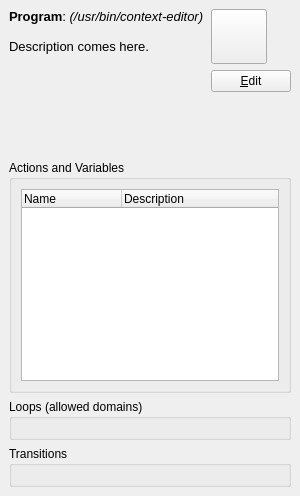
<?xml version="1.0" encoding="UTF-8"?>
<ui version="4.0">
 <class>AppInfoDock</class>
 <widget class="QDockWidget" name="AppInfoDock">
  <property name="geometry">
   <rect>
    <x>0</x>
    <y>0</y>
    <width>300</width>
    <height>496</height>
   </rect>
  </property>
  <property name="minimumSize">
   <size>
    <width>200</width>
    <height>0</height>
   </size>
  </property>
  <property name="windowTitle">
   <string>Program Info</string>
  </property>
  <widget class="QWidget" name="dockWidgetContents">
   <layout class="QGridLayout" name="gridLayout">
    <item row="3" column="0" colspan="3">
     <widget class="QGroupBox" name="actionsGroupBox">
      <property name="title">
       <string>Actions and Variables</string>
      </property>
      <layout class="QVBoxLayout" name="verticalLayout_4">
       <item>
        <widget class="QTreeWidget" name="actionsTree">
         <column>
          <property name="text">
           <string>Name</string>
          </property>
         </column>
         <column>
          <property name="text">
           <string>Description</string>
          </property>
         </column>
        </widget>
       </item>
      </layout>
     </widget>
    </item>
    <item row="4" column="0" colspan="3">
     <widget class="QGroupBox" name="loopsGroupBox">
      <property name="title">
       <string>Loops (allowed domains)</string>
      </property>
      <layout class="QVBoxLayout" name="verticalLayout"/>
     </widget>
    </item>
    <item row="5" column="0" colspan="3">
     <widget class="QGroupBox" name="transitionsGroupBox">
      <property name="title">
       <string>Transitions</string>
      </property>
      <layout class="QVBoxLayout" name="verticalLayout_2"/>
     </widget>
    </item>
    <item row="0" column="2">
     <widget class="QToolButton" name="iconButton">
      <property name="enabled">
       <bool>true</bool>
      </property>
      <property name="text">
       <string/>
      </property>
      <property name="iconSize">
       <size>
        <width>48</width>
        <height>48</height>
       </size>
      </property>
     </widget>
    </item>
    <item row="0" column="0" rowspan="3" colspan="2">
     <widget class="QLabel" name="descriptionLabel">
      <property name="text">
       <string>&lt;!DOCTYPE HTML PUBLIC &quot;-//W3C//DTD HTML 4.0//EN&quot; &quot;http://www.w3.org/TR/REC-html40/strict.dtd&quot;&gt;
&lt;html&gt;&lt;head&gt;&lt;meta name=&quot;qrichtext&quot; content=&quot;1&quot; /&gt;&lt;style type=&quot;text/css&quot;&gt;
p, li { white-space: pre-wrap; }
&lt;/style&gt;&lt;/head&gt;&lt;body style=&quot; font-family:'Droid Sans'; font-size:10pt; font-weight:400; font-style:normal;&quot;&gt;
&lt;p style=&quot; margin-top:0px; margin-bottom:0px; margin-left:0px; margin-right:0px; -qt-block-indent:0; text-indent:0px;&quot;&gt;&lt;span style=&quot; font-weight:600;&quot;&gt;Program&lt;/span&gt;: &lt;span style=&quot; font-style:italic;&quot;&gt;(/usr/bin/context-editor)&lt;/span&gt;&lt;/p&gt;
&lt;p style=&quot;-qt-paragraph-type:empty; margin-top:0px; margin-bottom:0px; margin-left:0px; margin-right:0px; -qt-block-indent:0; text-indent:0px; font-style:italic;&quot;&gt;&lt;/p&gt;
&lt;p style=&quot; margin-top:0px; margin-bottom:0px; margin-left:0px; margin-right:0px; -qt-block-indent:0; text-indent:0px;&quot;&gt;Description comes here.&lt;/p&gt;&lt;/body&gt;&lt;/html&gt;</string>
      </property>
      <property name="alignment">
       <set>Qt::AlignLeading|Qt::AlignLeft|Qt::AlignTop</set>
      </property>
      <property name="wordWrap">
       <bool>true</bool>
      </property>
      <property name="textInteractionFlags">
       <set>Qt::LinksAccessibleByKeyboard|Qt::LinksAccessibleByMouse|Qt::TextBrowserInteraction|Qt::TextSelectableByKeyboard|Qt::TextSelectableByMouse</set>
      </property>
     </widget>
    </item>
    <item row="2" column="2">
     <spacer name="verticalSpacer">
      <property name="orientation">
       <enum>Qt::Vertical</enum>
      </property>
      <property name="sizeHint" stdset="0">
       <size>
        <width>20</width>
        <height>40</height>
       </size>
      </property>
     </spacer>
    </item>
    <item row="1" column="2">
     <widget class="QPushButton" name="editButton">
      <property name="text">
       <string>&amp;Edit</string>
      </property>
     </widget>
    </item>
   </layout>
  </widget>
 </widget>
 <tabstops>
  <tabstop>iconButton</tabstop>
  <tabstop>actionsTree</tabstop>
 </tabstops>
 <resources/>
 <connections/>
</ui>
